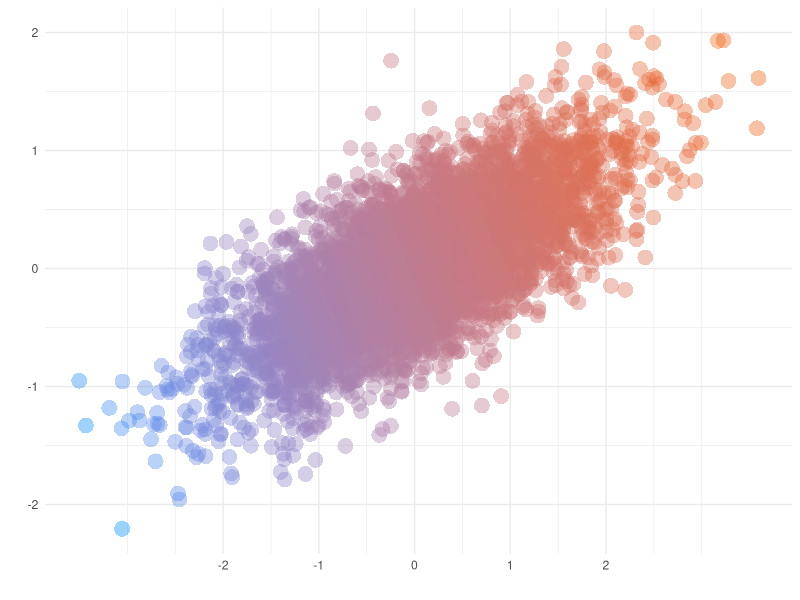
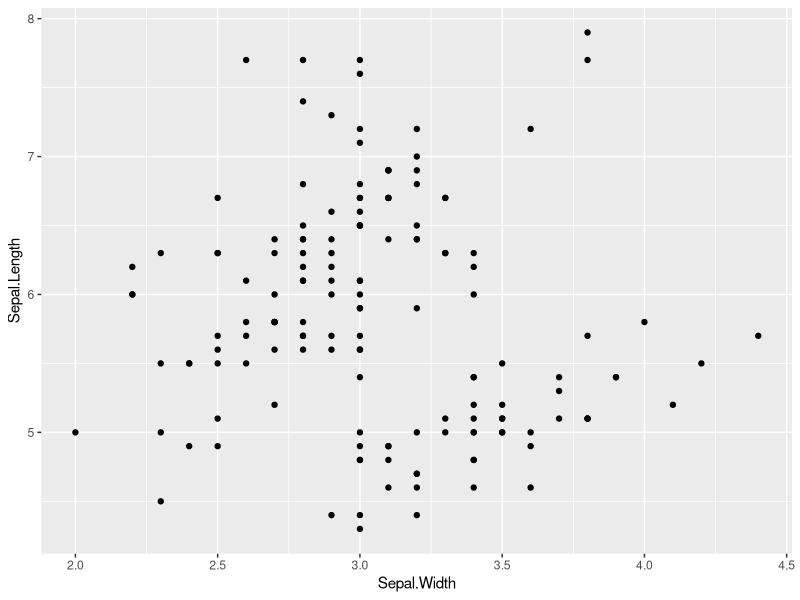
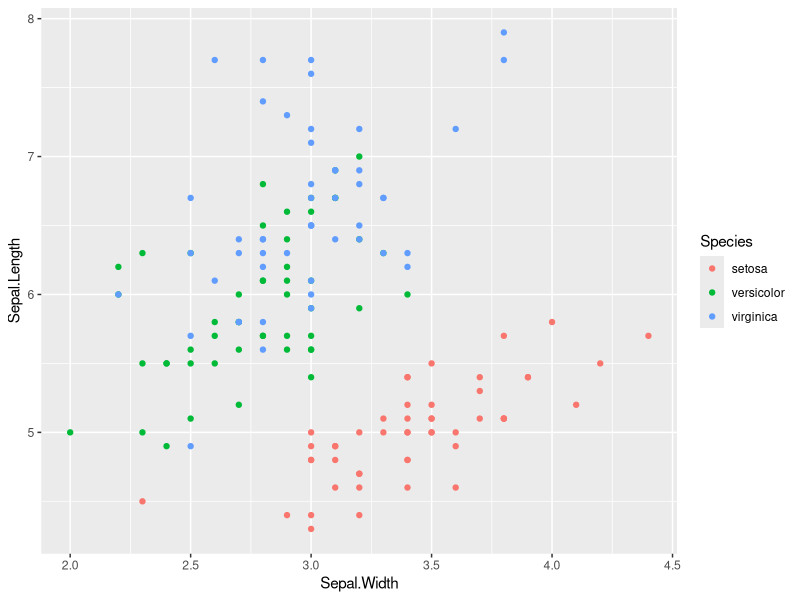
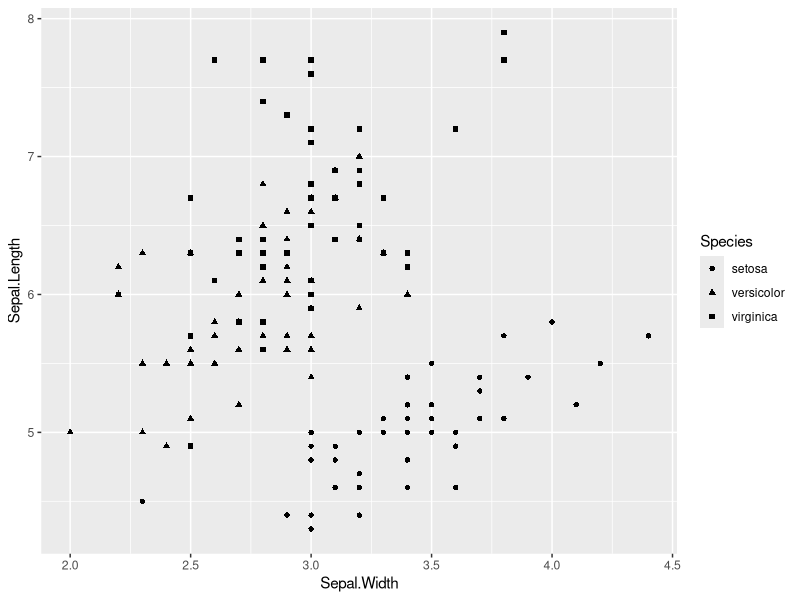
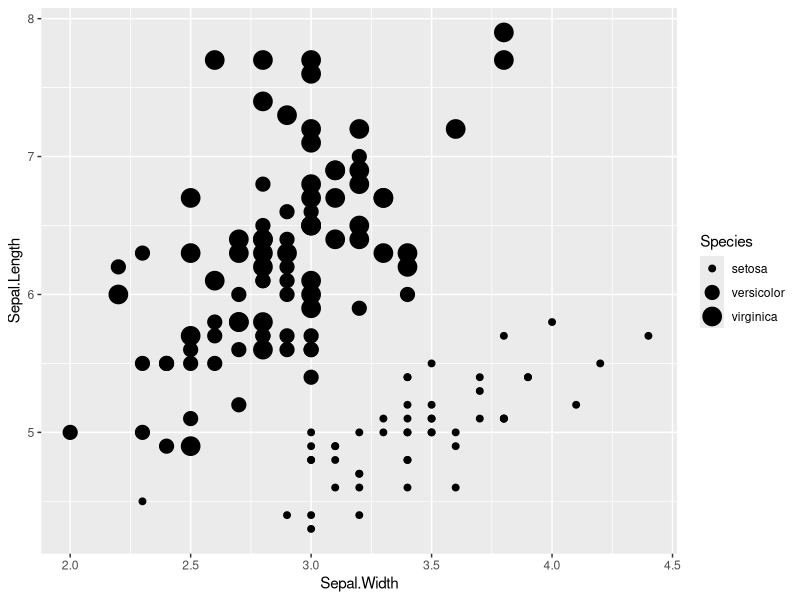
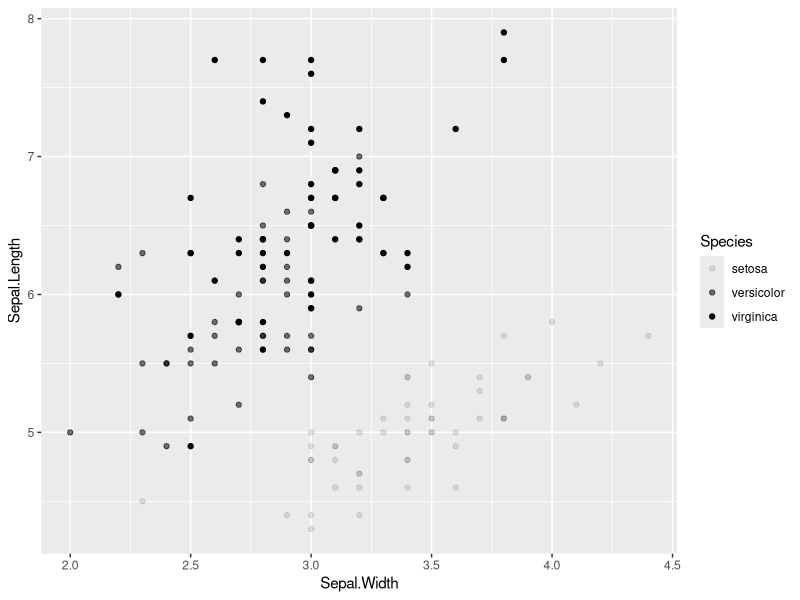
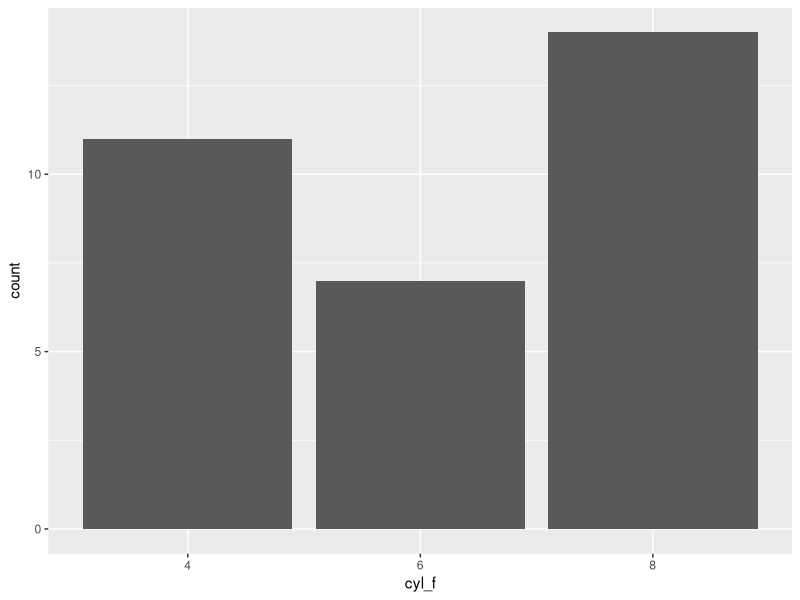
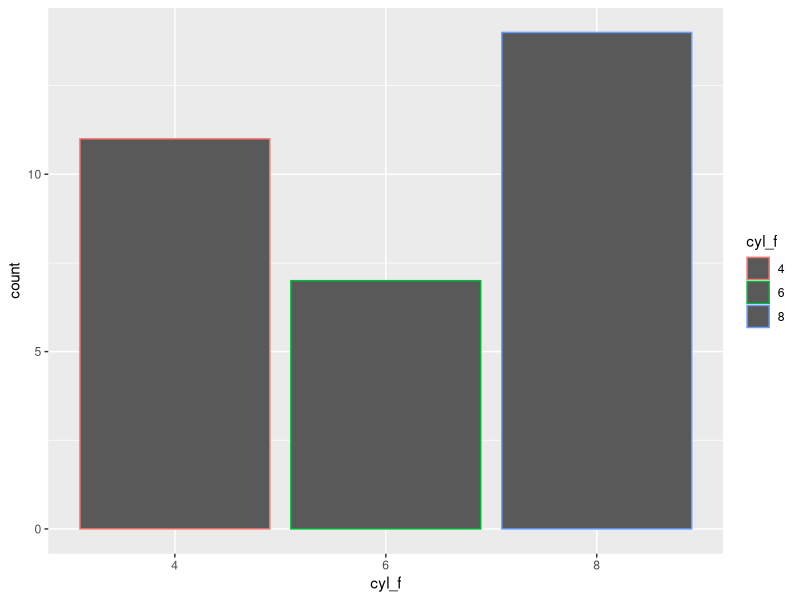

Generate these figures, in order, with R: (Note: this script raises an error after producing the figures.)
## ---- chunk 1
knitr::opts_chunk$set(
	echo = TRUE,
	fig.align = "center",
	fig.height = 4,
	fig.width = 6
)
library(ggplot2)
## ---- chunk 2
# Simulate data
set.seed(170513)
n <- 5000
d <- data.frame(a = rnorm(n))
d$b <- .4 * (d$a + rnorm(n))

# Compute first principal component
d$pc <- predict(prcomp(~a+b, d))[,1]

# Plot
ggplot(d, aes(a, b, color = pc)) +
  geom_point(shape = 16, size = 5, show.legend = FALSE, alpha = 0.4) +
  theme_minimal() +
  scale_color_gradient(low = "#0091FF", high = "#F0650E") + labs(x = "", y = "") +
  scale_x_continuous(breaks = round(seq(-2,2, by = 1),0))
## ---- chunk 3
type_list <- list(TRUE, 1.2, 10L, "a")
sapply(type_list, class)
## ---- chunk 4
# A vector x of mode numeric
x <- c(1, 2, 3)

# A vector y of mode logical
y <- c(TRUE, TRUE, FALSE, FALSE)

# A vector z of mode character
z <- c("Sarah", "Tracy", "Jon")
## ---- chunk 5
# A vector containing "dna" and "rna"
factor_vector <- as.factor(c("rna", "dna", "dna", "rna"))
str(factor_vector)
## ---- chunk 6
head(iris)
class(iris)
## ---- chunk 7
ggplot(data = iris, mapping = aes(x = Sepal.Width, y = Sepal.Length)) +
  geom_point()
## ---- chunk 8
table(iris$Species)
## ---- chunk 9
class(iris$Species)
## ---- chunk 10
ggplot(data = iris, mapping = aes(x = Sepal.Width, y = Sepal.Length, colour = Species)) +
  geom_point()

## ---- chunk 11

#Fem una gràfica i en comptes de diferenciar per colors ho fem per formes (triangles, quadrats i rodones.)
ggplot(data = iris, mapping = aes(x = Sepal.Width, y = Sepal.Length, shape = Species)) +
geom_point()



#Fem una gràfica i en comptes de diferenciar per colors ho fem per mida
ggplot(data = iris, mapping = aes(x = Sepal.Width, y = Sepal.Length, size = Species)) +
geom_point()



#Fem una gràfica i en comptes de diferenciar per colors ho fem per alfa (transparencia)
ggplot(data = iris, mapping = aes(x = Sepal.Width, y = Sepal.Length, alpha = Species)) +
geom_point()
#El gràfic alpha no el recomana per una variable discreta
## ---- chunk 12
#mirem les 6 primeres files del dataset
head(mtcars)
#esbrinem quin tipus de dades es mtcars
class(mtcars)
## ---- chunk 13
# First we check the class of cyl
class(mtcars$cyl)
## ---- chunk 14
# We create a new variable in the dataframe, cyl_f, that is cyl converted to factor
mtcars$cyl_f <- as.factor(mtcars$cyl)
## ---- chunk 15
#creem una grafica amb les dades de mtcars i representem a l'eix de les x la cilindrada en forma de geom_bar. Com que és una gràfica simple, només representem a l'eix X la cilindrada que com hem vist abans només hi ha 3 opcions (4,6,8) per això només sortiran 3 barres

ggplot(data = mtcars, mapping = aes(x = cyl_f)) +
  geom_bar()

#de fet, usem geom_bar perquè aquesta serveix per una variable discreta (la cilindrada o cyl)


#De fet, si volem cambiar el color de les barres també ho podem fer afegint-ho als aes després de les dades seguit d’una coma i colour filtrant per cyl_factor que és la cilindrada.

ggplot(data = mtcars, mapping = aes(x = cyl_f, colour = cyl_f)) + geom_bar()

## ---- chunk 16
# Let's create the data frame
counts_by_cyl_data_frame <- as.data.frame(table(mtcars$cyl))
names(counts_by_cyl_data_frame) <- c("cyl", "number_of_cars")

counts_by_cyl_data_frame

ggplot(data = counts_by_cyl_data_frame, mapping = aes(x = cyl, y = number_of_cars)) +
  geom_col()
## ---- chunk 17
# First we check the class of the variable
class(mtcars$am)

# We make am factor, and we can change the 0/1 notation for a more informative notation: automatic/manual
mtcars$am_f <- factor(mtcars$am, levels = c(0, 1), labels = c("automatic", "manual"))

# Plot
ggplot(data = mtcars, mapping = aes(x = cyl_f, fill = am_f)) +
  geom_bar()
## ---- chunk 18
ggplot(data = mtcars, mapping = aes(x = cyl_f, fill = am_f)) +
  geom_bar(position = "dodge")
## ---- chunk 19
ggplot(data = mtcars, mapping = aes(x = cyl_f, fill = am_f)) + geom_bar(position = "dodge")

ggplot(data = mtcars, mapping = aes(x = cyl_f, fill = am_f)) + geom_bar(position = "fill")

## "fill" se interpreta en una sola barra vertical cada tipo de automovil por distintas cilindradas

## "Dodge" en cambio muestra una barra para cada tipo de automovil, es decir, una para manual y otra para automático, por cada cilindrada.

## ---- chunk 20
#En primer lugar, se convierte la variable gear en un factor, gear_f, con la orden factor. Entre paréntesis se indican los niveles que tiene la variable gear. 
mtcars$gear_f <- factor(mtcars$gear, levels = c(3, 4, 5))

#De esta manera se clasifica por cilindrada y, añadiendo gear_f al campo fill, se ve las marchas que tiene cada automovil. 
ggplot(data = mtcars, mapping = aes(x = cyl_f, fill = gear_f)) +
  geom_bar(position = "dodge")
## ---- chunk 21
head(diamonds)
class(diamonds)
## ---- chunk 22
ggplot(data = diamonds, mapping = aes(x = carat)) +
  geom_histogram(binwidth = 0.3)

##Si volem fer un canvi, per exemple, volem filtrar la columna carat per 0.25, hem d'utilitzar la ifnestra (bindwith = 0.25). En aquest cas, s'e'exclouen la fila 4 i 5 perquè tenen valors més grans de 0.5

#Ejemplo
ggplot(data = diamonds, mapping = aes(x = carat)) +
  geom_histogram(binwidth = 0.25)
## ---- chunk 23
ggplot(data = diamonds, mapping = aes(x = carat, fill = cut)) +
  geom_histogram(binwidth = 0.3) 
## ---- chunk 24
ggplot(data = diamonds, mapping = aes(x = carat, fill = cut)) +
  geom_histogram(position = "dodge", binwidth = 0.3)
## ---- chunk 25
ggplot(data = diamonds, mapping = aes(x = carat, fill = cut)) +
  geom_histogram(position = "dodge", binwidth = 0.3) + 
  facet_grid(cut ~ .)
## ---- chunk 26
ggplot(data = diamonds, mapping = aes(x = carat, fill = cut)) +
  geom_histogram(position = "dodge", binwidth = 0.3) + 
  facet_grid(. ~ cut)

#Usando facet_grid(.~cut) la disposición de los histogramas cambian de sentido, es decir, apila las gráficas en vertical. Cambia la distribución.

#Usando facet_grid(cut~.), como se muestra en la gráfica anterior, apila las gráficas de manera horizontal.
## ---- chunk 27

#La mejor opción para comparar distribuciones sería usando facet_grid(cut ~ .) en este sentido, debido a que se puede observar el mismo valor a la vez, ya que enfrenta de manera horizontal cada gráfico y se puede comparar valores rapidamente a diferencia de usar facet_grid(. ~ cut).

## ---- chunk 28
ggplot(data = diamonds, mapping = aes(y = carat)) +
  geom_boxplot()
## ---- chunk 29
ggplot(data = diamonds, mapping = aes(y = carat, x = color)) +
  geom_boxplot()
## ---- chunk 30

#Si dentro de la función ggplot, se indica una variable para color, se colorea el contorno de cada boxplot y el interior se muestra blanco.
ggplot(data = diamonds, mapping = aes(y = carat, x = color, colour = color)) +
  geom_boxplot()

#Si se utiliza fill dentro de ggplot, se rellena cada boxplot.
ggplot(data = diamonds, mapping = aes(y = carat, x = color, fill = color)) +
  geom_boxplot()
       
#el que hem de fer si volem pintar tots els boxs és afegir el fill "blue" dintre del geom_boxplot
ggplot(data = diamonds, mapping = aes(y = carat, x = color)) +
  geom_boxplot(fill = "blue")
## ---- chunk 31
ggplot(data = diamonds, mapping = aes(x = carat, fill = cut)) +
  geom_histogram(position = "dodge", binwidth = 0.3) + 
  facet_grid(cut ~ .) +
  scale_fill_manual(values = c("sienna1", "orange", "lightseagreen", "orangered", "red4"))
## ---- chunk 32
# We save the common part of the plot in a variable and then we can add more components with the "+" sign
p <- ggplot(data = diamonds, mapping = aes(x = carat, fill = cut)) +
  geom_histogram(position = "dodge", binwidth = 0.3) + 
  facet_grid(cut ~ .)
  
# Option A:
p + scale_fill_manual(values = c("sienna1", "orange", "lightseagreen", "orangered", "red4"), name = "Quality") +
  scale_x_continuous(name = "Weight of the diamond") + 
  ggtitle("Diamond weight variation")

# Option B:
# p + scale_fill_manual(values = c("sienna1", "orange", "lightseagreen", "orangered", "red4")) +
#   labs(title = "Diamond weight variation", x = "Weight of the diamond", fill = "Quality")
## ---- chunk 33
ggplot(data = diamonds, mapping = aes(x = carat, fill = cut)) +
  geom_histogram(position = "dodge", binwidth = 0.3) + 
  facet_grid(cut ~ .) +
  scale_fill_manual(values = c("sienna1", "orange", "lightseagreen", "orangered", "red4"), name = "Quality") +
  scale_x_continuous(name = "Weight of the diamond") + 
  ggtitle("Diamond weight variation") +
  theme_light()
## ---- chunk 34

#Para que las personas dáltonicas puedan diferenciar bien los colores, usaríamos: scale_fill_viridis_d(), ya que presenta mayor diferencia entre las tonalidades.

## ---- chunk 35
ggplot(data = diamonds, mapping = aes(x = carat, fill = cut)) +
  geom_histogram(position = "dodge", binwidth = 0.3) + 
  facet_grid(cut ~ .) +
  scale_fill_hue()+
  scale_x_continuous(name = "Weight of the diamond") + 
  ggtitle("Diamond weight variation") +
  theme_light()

ggplot(data = diamonds, mapping = aes(x = carat, fill = cut)) +
  geom_histogram(position = "dodge", binwidth = 0.3) + 
  facet_grid(cut ~ .) +
  scale_fill_grey()+
  scale_x_continuous(name = "Weight of the diamond") + 
  ggtitle("Diamond weight variation") +
  theme_light()

ggplot(data = diamonds, mapping = aes(x = carat, fill = cut)) +
  geom_histogram(position = "dodge", binwidth = 0.3) + 
  facet_grid(cut ~ .) +
  scale_fill_brewer()+
  scale_x_continuous(name = "Weight of the diamond") + 
  ggtitle("Diamond weight variation") +
  theme_light()

ggplot(data = diamonds, mapping = aes(x = carat, fill = cut)) +
  geom_histogram(position = "dodge", binwidth = 0.3) + 
  facet_grid(cut ~ .) +
  scale_fill_viridis_d()+
  scale_x_continuous(name = "Weight of the diamond") + 
  ggtitle("Diamond weight variation") +
  theme_light()

## ---- chunk 36

#Añadimos dentro de la capa `labs` (etiquetas), la característica `subtitle` se visualiza como un subtítulo debajo del título del gráfico, `tag` que sirve a modo de cabecera de la imagen, `caption` se muestra como una breve descripción en el pie de la figura.
  
 ggplot(data = diamonds, mapping = aes(x = carat, fill = cut)) +
  geom_histogram(position = "dodge", binwidth = 0.3) + 
  facet_grid(cut ~ .) + scale_fill_manual(values = c("sienna1", "orange", "lightseagreen", "orangered", "red4")) + labs(title = "Diamond weight variation", x = "Weight of the diamond", fill = "Quality", subtitle = "Diamond", tag = "Práctica 2 TAB", caption = "Se muestran diferentes distribuciones según el peso y calidad de diamante")
## ---- chunk 37
#Los que maximizan mejor el data-ink ratio por su fondo claro y las líneas finas son theme_bw() y theme_light(). Hay otras opciones que también serían adecuadas, lo más importante es que el fondo del gráfico no interfiera visualmente con las columnas representadas.

## ---- chunk 38
ggplot(data = diamonds, mapping = aes(x = carat, fill = cut)) +
  geom_histogram(position = "dodge", binwidth = 0.3) + 
  facet_grid(cut ~ .) +
  scale_fill_viridis_d()+
  scale_x_continuous(name = "Weight of the diamond") + 
  ggtitle("Diamond weight variation") +
  theme_bw()

ggplot(data = diamonds, mapping = aes(x = carat, fill = cut)) +
  geom_histogram(position = "dodge", binwidth = 0.3) + 
  facet_grid(cut ~ .) +
  scale_fill_viridis_d()+
  scale_x_continuous(name = "Weight of the diamond") + 
  ggtitle("Diamond weight variation") +
  theme_classic()

ggplot(data = diamonds, mapping = aes(x = carat, fill = cut)) +
  geom_histogram(position = "dodge", binwidth = 0.3) + 
  facet_grid(cut ~ .) +
  scale_fill_viridis_d()+
  scale_x_continuous(name = "Weight of the diamond") + 
  ggtitle("Diamond weight variation") +
  theme_dark()

ggplot(data = diamonds, mapping = aes(x = carat, fill = cut)) +
  geom_histogram(position = "dodge", binwidth = 0.3) + 
  facet_grid(cut ~ .) +
  scale_fill_viridis_d()+
  scale_x_continuous(name = "Weight of the diamond") + 
  ggtitle("Diamond weight variation") +
  theme_get()

ggplot(data = diamonds, mapping = aes(x = carat, fill = cut)) +
  geom_histogram(position = "dodge", binwidth = 0.3) + 
  facet_grid(cut ~ .) +
  scale_fill_viridis_d()+
  scale_x_continuous(name = "Weight of the diamond") + 
  ggtitle("Diamond weight variation") +
  theme_()

ggplot(data = diamonds, mapping = aes(x = carat, fill = cut)) +
  geom_histogram(position = "dodge", binwidth = 0.3) + 
  facet_grid(cut ~ .) +
  scale_fill_viridis_d()+
  scale_x_continuous(name = "Weight of the diamond") + 
  ggtitle("Diamond weight variation") +
  theme_grey()

ggplot(data = diamonds, mapping = aes(x = carat, fill = cut)) +
  geom_histogram(position = "dodge", binwidth = 0.3) + 
  facet_grid(cut ~ .) +
  scale_fill_viridis_d()+
  scale_x_continuous(name = "Weight of the diamond") + 
  ggtitle("Diamond weight variation") +
  theme_light()

ggplot(data = diamonds, mapping = aes(x = carat, fill = cut)) +
  geom_histogram(position = "dodge", binwidth = 0.3) + 
  facet_grid(cut ~ .) +
  scale_fill_viridis_d()+
  scale_x_continuous(name = "Weight of the diamond") + 
  ggtitle("Diamond weight variation") +
  theme_linedraw()

## ---- chunk 39
p

## ---- chunk 40
#Se carga el dataset economics.
head(economics)
class(economics)

#Se crea una gráfica representando el desempleo respecto al tiempo. Se utiliza geom_line() y se especifica que la linea sea de color rojo como se muestra en el enunciado de la práctica.

ggplot(data = economics, mapping = aes(y=unemploy, x=date)) +
  geom_line(color = "red") + ggtitle("Evolution of unemployment") + scale_y_continuous(name = "Unemployment") + scale_x_continuous(name = "year") 
 

## ---- chunk 41
head(mpg)
class(mpg)

factor_vector <- as.factor(c("1999","1999","2008","2008","1999","1999")) 
str(factor_vector)


ggplot(data = mpg, mapping = aes(y=cty, x = as.factor(year), fill = as.factor(year))) + facet_grid(.~drv) + geom_boxplot() + scale_fill_manual(values = c("#4CC3CD","#FEE883"), name = "Year of manufacture") + ggtitle("Change in fuel economy") + scale_y_continuous(name = "Miles/Gallon")


